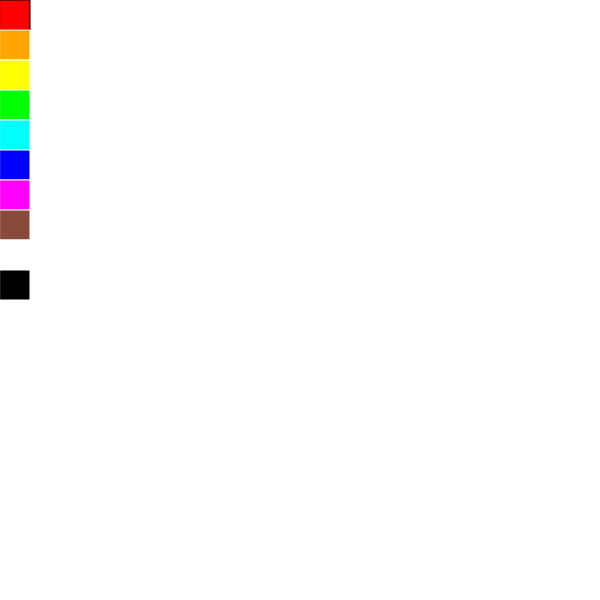
Frame 1 (no input)
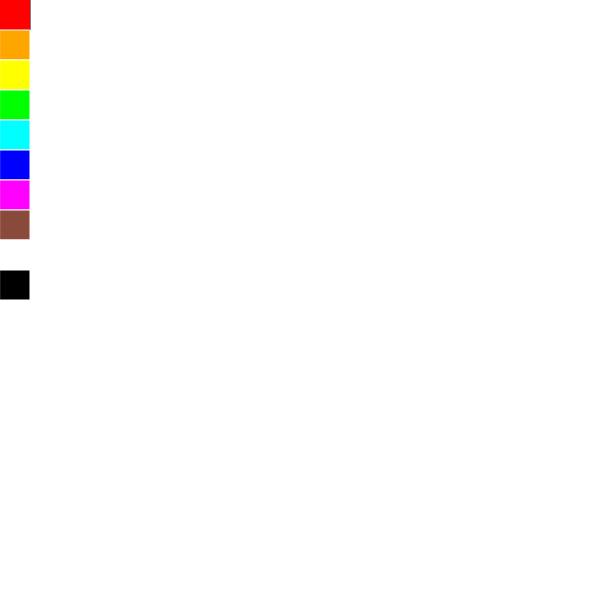
Frame 60 (no input)
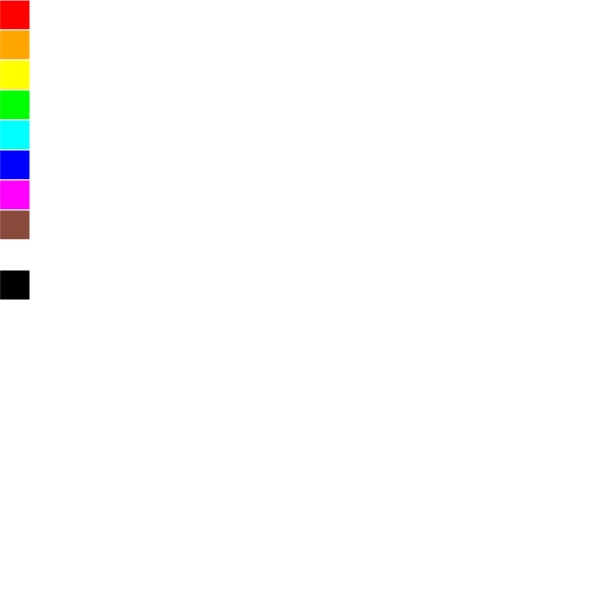
Frame 120 (the mouse pressed at the canvas centre since frame 60)

The p5.js sketch that drew these frames (run headless with seeded random() and noise() and a simulated clock; from frame 60 on, the mouse is pressed at the canvas centre):

// p5.js sketch
// ── sketch.js
let x;
let y;
const size = 30;
let dragging = false;
let selectedColor;
let faces;
let white;


function setup() {
  createCanvas(600, 600);
  selectedColor = color('white');
  x = width / 2;
  y = height / 2;

  faces = [
    new Face(0,0,color('red')),  
    new Face(0,30,color('orange')),
    new Face(0,60,color('#FFFF00')),
    new Face(0,90,color('lime')),
    new Face(0,120,color('cyan')),
    new Face(0,150,color('blue')),
    new Face(0,180,color('magenta')),
    new Face(0,210,color('#89493B')),
    new Face(0,240,color('white')),
    new Face(0,270,color('black'))];
}

function draw() {
  //background(255);

  for(let i=0;i < faces.length;i++) {
    faces[i].draw();
  }






  if(mouseIsPressed) {
    if (mouseX >= x && mouseX <= x + size && mouseY >= y && mouseY <= y + size) {
     fill(selectedColor);
      noStroke();

     x += mouseX - pmouseX;
     y += mouseY - pmouseY;
  }

  let isInFace = false;
  for(let i=0;i < faces.length;i++) {
    if(faces[i].contains(mouseX,mouseY)) {
      selectedColor = faces[i].fill;
      isInFace = true;
    }
  }

  if(!isInFace) {
    fill(selectedColor)
  }
  
  console.log("selected color is " + selectedColor);
  }
  else {
    fill(selectedColor);
    noStroke()
  }
circle(x,y, size);
}
class Face {
  constructor(x,y, fill) {
    this.x = x;
    this.y = y;
    this.fill = fill;
  }

  c = color('#FFFFFF')

  draw() {
    fill(this.fill);
    square(this.x,this.y,30);
    stroke(this.c)
    fill(0);
  }

  contains(x,y) {
    let insideX = x >= this.x && x <= this.x+100;
    let insideY = y >= this.y && y <= this.y+100;
    return insideX && insideY;
  }
}


function mouseReleased() {
  dragging = false;

  if (mouseX >= x && mouseX <= x + size && mouseY >= y && mouseY <= y + size) {
    fill(selectedColor);
    noStroke();
  }

}

function mouseDragged() {
  console.log(dragging);
  if (dragging) {
    x += mouseX - pmouseX;
    y += mouseY - pmouseY;
    console.log(x);
  }
}
